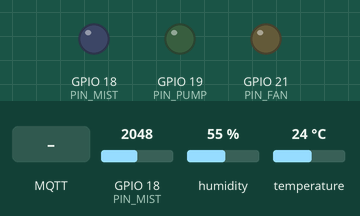
Simulated run of this sketch. Board: ESP32. On the bench: output pins drawn as LEDs (lit = HIGH). Inputs (shaded band) come from the test bench; at power-on: humidity 55 %, GPIO 18 (PIN_MIST) = 2048, temperature 24 °C. WiFi joins after 1.5 s; servers stay silent unless stated; random numbers use the default seed unless the sketch sets one; no MQTT or app messages arrive unless stated; what the sketch prints to the serial monitor is not drawn.

Above: at 2.4 s.
2.5 s: humidity set to 41 %
5.2 s: humidity set to 38 %
At 6.4 s:
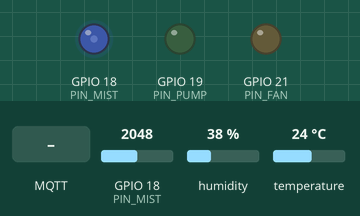
7.5 s: MQTT message "ON" arrives on the first subscribed topic
At 8.1 s:
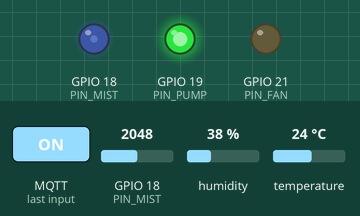
9.1 s: MQTT message "ON" arrives on the second subscribed topic
At 10.0 s:
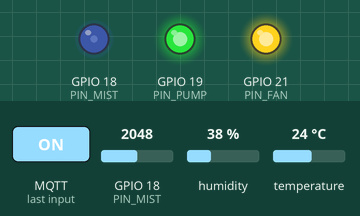
10.6 s: MQTT message "1" arrives on the first subscribed topic
At 11.8 s:
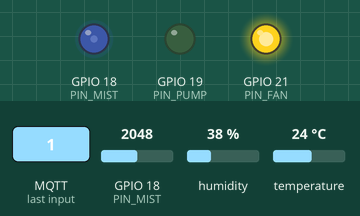
Timing chart, 0 to 17.6 s (numbered marks = the images above; inputs shaded):
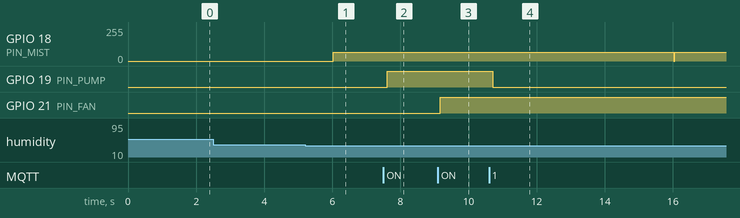

Measured:
- the behaviour switches between 40 and 39 % on humidity (found by bisection; images 0 and 1)
- after the input at 2.5 s, every drawn part: stays the same
- after the input at 5.2 s, GPIO 18 (PIN_MIST): 0/255 → 64/255 after 0.83 s
- after the input at 7.5 s, GPIO 19 (PIN_PUMP): LOW → HIGH after 0.11 s
- after the input at 9.1 s, GPIO 21 (PIN_FAN): LOW → HIGH after 0.06 s
- after the input at 10.6 s, GPIO 19 (PIN_PUMP): HIGH → LOW after 0.12 s

The sketch:

sketch.ino
```cpp
#include <WiFi.h>
#include <PubSubClient.h>
#include <DHT.h>
#include <ArduinoJson.h>

// --- CẤU HÌNH PHẦN CỨNG ---
#define DHTPIN 15
#define DHTTYPE DHT22
#define PIN_MIST 18   // Máy phun sương (PWM) - Đèn Xanh dương
#define PIN_PUMP 19   // Máy bơm (Manual) - Đèn Xanh lá
#define PIN_FAN  21   // Quạt (Manual) - Đèn Vàng

// --- CẤU HÌNH WIFI & MQTT ---
const char* ssid = "Wokwi-GUEST";
const char* password = "";
const char* mqtt_server = "broker.hivemq.com"; // Dùng MQTT Broker miễn phí
const int mqtt_port = 1883;

// Đổi chữ "nhom1" thành tên của bạn để không bị nhiễu dữ liệu
const char* topic_sensor = "vuon_cong_nghiep/nhom1/data";
const char* topic_ctrl_pump = "vuon_cong_nghiep/nhom1/control/pump";
const char* topic_ctrl_fan  = "vuon_cong_nghiep/nhom1/control/fan";

DHT dht(DHTPIN, DHTTYPE);
WiFiClient espClient;
PubSubClient client(espClient);

// --- KHAI BÁO CẤU TRÚC DỮ LIỆU & RTOS HANDLES ---
struct SensorData {
  float temperature;
  float humidity;
};

QueueHandle_t dataQueue;   // Hàng đợi truyền data lên MQTT
QueueHandle_t dataAlert;   // Hàng đợi báo động độ ẩm
SemaphoreHandle_t serialMutex; // Khóa bảo vệ tránh kẹt cổng Serial

// --- HÀM NHẬN LỆNH ĐIỀU KHIỂN TỪ WEB ---
void mqttCallback(char* topic, byte* payload, unsigned int length) {
  String message = "";
  for (unsigned int i = 0; i < length; i++) {
    message += (char)payload[i];
  }

  if (xSemaphoreTake(serialMutex, portMAX_DELAY)) {
    Serial.printf("[MQTT Nhận] Kênh: %s | Lệnh: %s\n", topic, message.c_str());
    xSemaphoreGive(serialMutex);
  }

  if (String(topic) == topic_ctrl_pump) {
    digitalWrite(PIN_PUMP, (message == "ON") ? HIGH : LOW);
  } else if (String(topic) == topic_ctrl_fan) {
    digitalWrite(PIN_FAN, (message == "ON") ? HIGH : LOW);
  }
}

// ==========================================================
// TASK 1: ĐỌC DỮ LIỆU CẢM BIẾN (CHẠY TRÊN CORE 1)
// ==========================================================
void Task_ReadData(void *pvParameters) {
  SensorData currentData;
  for (;;) {
    float h = dht.readHumidity();
    float t = dht.readTemperature();

    if (!isnan(h) && !isnan(t)) {
      currentData.temperature = t;
      currentData.humidity = h;

      if (xSemaphoreTake(serialMutex, portMAX_DELAY)) {
        Serial.printf("[Core %d - ReadData] Nhiệt độ: %.1f C | Độ ẩm: %.1f %%\n", xPortGetCoreID(), t, h);
        xSemaphoreGive(serialMutex);
      }

      // Đẩy dữ liệu vào hàng đợi (ghi đè nếu đầy để lấy số liệu mới nhất)
      xQueueOverwrite(dataQueue, &currentData);
      xQueueOverwrite(dataAlert, &h);
    }
    vTaskDelay(pdMS_TO_TICKS(2000)); // Đọc cảm biến mỗi 2 giây
  }
}

// ==========================================================
// TASK 2: CẢNH BÁO & BẬT MÁY PHUN SƯƠNG (CHẠY TRÊN CORE 1)
// ==========================================================
void Task_Alert(void *pvParameters) {
  float receivedHum = 0;
  for (;;) {
    if (xQueueReceive(dataAlert, &receivedHum, portMAX_DELAY) == pdPASS) {
      int pwmDuty = 0;
      int durationSec = 0;

      // Thuật toán kiểm tra ngưỡng độ ẩm
      if (receivedHum >= 35.0 && receivedHum < 40.0) {
        pwmDuty = 64;   // 25% công suất
        durationSec = 10;
      } else if (receivedHum >= 30.0 && receivedHum < 35.0) {
        pwmDuty = 128;  // 50% công suất
        durationSec = 20;
      } else if (receivedHum < 30.0) {
        pwmDuty = 255;  // 100% công suất
        durationSec = 30;
      }

      if (pwmDuty > 0) {
        if (xSemaphoreTake(serialMutex, portMAX_DELAY)) {
          Serial.printf(">> CẢNH BÁO: Độ ẩm %.1f%%! Bật phun sương PWM=%d trong %d giây.\n", receivedHum, pwmDuty, durationSec);
          xSemaphoreGive(serialMutex);
        }

        analogWrite(PIN_MIST, pwmDuty);
        vTaskDelay(pdMS_TO_TICKS(durationSec * 1000));
        analogWrite(PIN_MIST, 0);
        xQueueReset(dataAlert); // Xóa hàng đợi để đọc mẫu mới sau khi phun xong
      } else {
        analogWrite(PIN_MIST, 0);
      }
    }
  }
}

// ==========================================================
// TASK 3: KẾT NỐI WIFI & ĐẨY DỮ LIỆU MQTT (CHẠY TRÊN CORE 0)
// ==========================================================
void Task_SendData(void *pvParameters) {
  WiFi.begin(ssid, password);
  while (WiFi.status() != WL_CONNECTED) {
    vTaskDelay(pdMS_TO_TICKS(500));
  }

  if (xSemaphoreTake(serialMutex, portMAX_DELAY)) {
    Serial.println("[SendData] Da ket noi WiFi!");
    xSemaphoreGive(serialMutex);
  }

  client.setServer(mqtt_server, mqtt_port);
  client.setCallback(mqttCallback);
  SensorData dataToSend;

  for (;;) {
    if (!client.connected()) {
      String clientId = "ESP_Vuon_" + String(random(0xffff), HEX);
      if (client.connect(clientId.c_str())) {
        client.subscribe(topic_ctrl_pump);
        client.subscribe(topic_ctrl_fan);
      } else {
        vTaskDelay(pdMS_TO_TICKS(2000));
        continue;
      }
    }
    client.loop();

    if (xQueueReceive(dataQueue, &dataToSend, pdMS_TO_TICKS(100)) == pdPASS) {
      StaticJsonDocument<128> doc;
      doc["temp"] = dataToSend.temperature;
      doc["hum"] = dataToSend.humidity;
      doc["mist"] = (analogRead(PIN_MIST) > 0) ? "ON" : "OFF";

      char jsonBuffer[128];
      serializeJson(doc, jsonBuffer);
      client.publish(topic_sensor, jsonBuffer);
    }
    vTaskDelay(pdMS_TO_TICKS(50));
  }
}

void setup() {
  Serial.begin(115200);
  pinMode(PIN_MIST, OUTPUT);
  pinMode(PIN_PUMP, OUTPUT);
  pinMode(PIN_FAN, OUTPUT);
  dht.begin();

  dataQueue = xQueueCreate(1, sizeof(SensorData));
  dataAlert = xQueueCreate(1, sizeof(float));
  serialMutex = xSemaphoreCreateMutex();

  xTaskCreatePinnedToCore(Task_SendData, "SendData", 8192, NULL, 1, NULL, 0);
  xTaskCreatePinnedToCore(Task_ReadData, "ReadData", 4096, NULL, 2, NULL, 1);
  xTaskCreatePinnedToCore(Task_Alert,    "Alert",    4096, NULL, 3, NULL, 1);
}

void loop() { }
```
